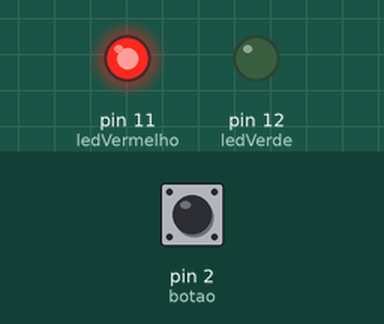
Simulated run of this sketch. Board: Arduino Uno, built with avr-gcc and run on an emulated ATmega328P. Parts: output pins drawn as LEDs (lit = HIGH). The inputs (shaded band) are chosen by the test bench; at power-on: pin 2 (botao) LOW.

Above: at 1.2 s.
1.3 s: pin 2 (botao) pulled HIGH for 0.15 s
At 1.37 s:
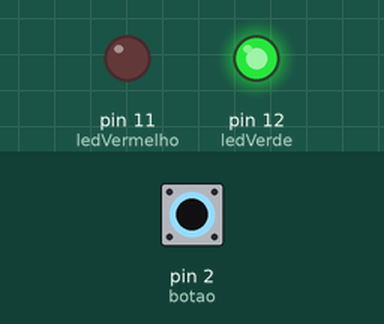
2.9 s: pin 2 (botao) pulled HIGH for 3.2 s
At 6.7 s:
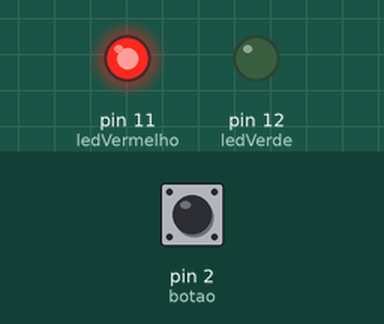
Timing chart, 0 to 8.2 s (numbered marks = the images above; inputs shaded):
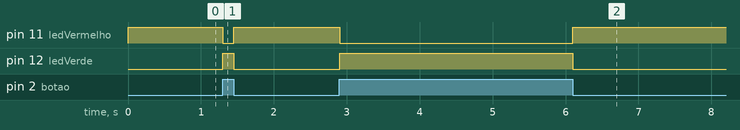

The sketch:

experimento1.ino
```cpp
int ledVerde = 12;
int ledVermelho = 11;
int botao = 2;

void setup() {

	pinMode(botao, INPUT);
    pinMode(ledVerde, OUTPUT);
  	pinMode(ledVermelho, OUTPUT);

}


void loop() {

  int estadoBotao = digitalRead(botao);

  if (estadoBotao == 1) { //caso botao seja pressionado
      digitalWrite(ledVerde, HIGH);   //liga o LED verde
   	  digitalWrite(ledVermelho, LOW); //desliga o LED vermelho
  } else { //caso botao nao seja pressionado
    digitalWrite(ledVermelho, HIGH);    //liga o LED vermelho
    digitalWrite(ledVerde, LOW);   //desliga o LED verde
  }

  delay(1);


}
```

Measured:
- after the input at 1.3 s, pin 11 (ledVermelho): HIGH → LOW at once, → HIGH 0.15 s later; pin 12 (ledVerde): LOW → HIGH at once, → LOW 0.15 s later
- after the input at 2.9 s, pin 11 (ledVermelho): HIGH → LOW at once, → HIGH 3.2 s later; pin 12 (ledVerde): LOW → HIGH at once, → LOW 3.2 s later
